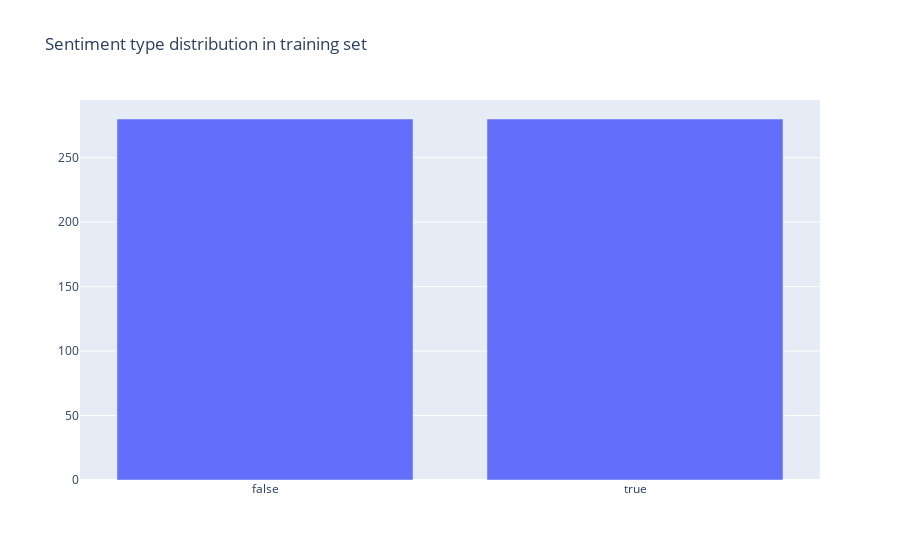

The notebook cell saved with this chart:
### Markdown cell above
The false and true are about equal so need to make false a minority class

### Code cell
df = test_tweets
false = len(df[df["Is_Unreliable"] == 1])
true = len(df[df["Is_Unreliable"] == 0])
dist = [
    graph_objs.Bar(
        x=["false", "true"],
        y=[false, true],
)]
plotly.offline.iplot({"data":dist, "layout":graph_objs.Layout(title="Sentiment type distribution in training set")})

### Figure 1 — Plotly figure (JSON) as saved in the notebook; plotly's stock layout.template omitted (floating-point values rounded to 4 significant figures)
{"data": [{"type": "bar", "x": ["false", "true"], "y": [280, 280]}], "layout": {"title": {"text": "Sentiment type distribution in training set"}}}
